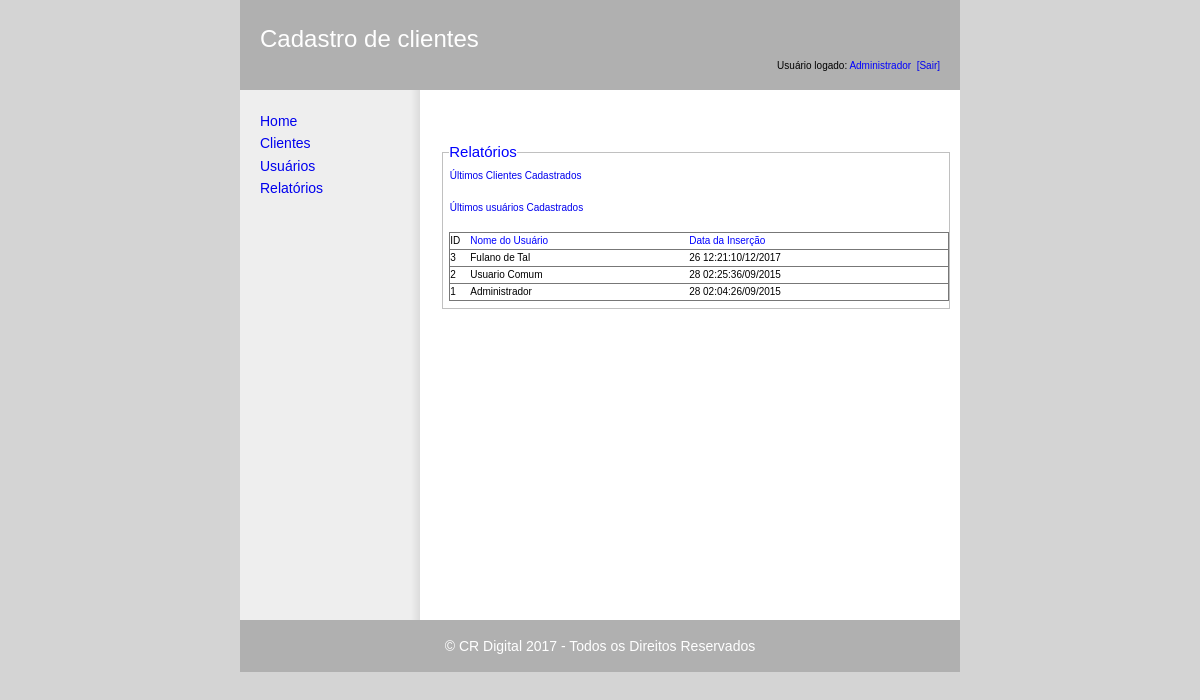
The page /cadCliente/relatorios.php?relCadUser=0 (signed in) on the database its author committed.
### tables this page shows
CREATE TABLE `usuario` (
  `idUsuario` int(11) NOT NULL,
  `nome` varchar(155) NOT NULL,
  `login` varchar(100) NOT NULL,
  `senha` varchar(32) NOT NULL,
  `status` int(1) NOT NULL,
  `data_cad` datetime NOT NULL,
  `nivel_de_acesso_id` int(1) NOT NULL
);

### cadCliente/source/php/Conexao.class.php (called while the page is built, shortened)
<?php
class Conexao
{
	public $host       = "localhost";
	public $user       = "php_mysql";
	public $pass       = "12345";
	public $dbBase     = "php_mysql";
	public $erro       = "Falha na conexao com MySql.";
	private $link      = "";
	public function conectaBase()
	{
		$lnk = @mysqli_connect($this->host,$this->user,$this->pass, $this->dbBase)or die($this->erro);
		$this->link = $lnk;
	}
	public function getLink()
	{
		return $this->link;
	}
}
?>

### cadCliente/relatorios.php (the view, shortened to what this page needs)
<?php
$conn = new Conexao();
$conn->conectaBase();
if($_GET['relCadCli'] == '0')
{
	$sql   = "SELECT * FROM cliente ORDER BY idCliente DESC LIMIT 3";
	$query = @mysqli_query($conn->getLink(),$sql);
}
else if($_GET['relCadUser'] == '0')
{
	$sql   = "SELECT * FROM usuario ORDER BY idUsuario DESC LIMIT 3";
	$query = @mysqli_query($conn->getLink(), $sql);
}
?>
<!doctype html>
<html lang='pt-br'>
<head>
	<link rel='stylesheet' href='source/css/normalize.css'>
	<link rel='stylesheet' href='source/css/geral.css'>
</head>
<body onLoad="document.frmCadCliente.nome.focus()">
<div id="wrapper">
<div id="branding">
<?php include "source/php/head.php";?>
</div>
<div id="content">
<p>&nbsp;</p>
<div class="form">
<fieldset>
<legend>Relatórios</legend>
<table>
<tr>
	<td colspan="3">
		<a href="relatorios.php?relCadCli=0">Últimos Clientes Cadastrados</a>
	</td>
</tr>
<tr>
	<td colspan="3">&nbsp;</td>
</tr>
<tr>
	<td colspan="3">
		<a href="relatorios.php?relCadUser=0">Últimos usuários Cadastrados</a>
	</td>
</tr>
<?php if($_GET['relCadUser'] == '0'){?>
<tr>
	<td colspan="3">&nbsp;</td>
</tr>
<tr style="border: 1px solid #777;">
	<td width="20">ID</td>
	<td style="color:blue;">Nome do Usuário</td>
	<td style="color:blue;">Data da Inserção</td>
</tr>
<?php while($linha = @mysqli_fetch_assoc($query)){?>
<tr style="border: 1px solid #777;">
	<?php if($_SESSION['pf_tipo'] == 'ad'){?>
	<td width="20">
		<a class="link" href="usuarios.php?idUsuario=<?php echo $linha['idUsuario'];?>"><?php echo $linha['idUsuario'];?></a>
	</td>
	<td>
		<a class="link" href="usuarios.php?idUsuario=<?php echo $linha['idUsuario'];?>"><?php echo $linha['nome'];?></a>
	</td>
	<td>
		<a class="link" href="usuarios.php?idUsuario=<?php echo $linha['idUsuario'];?>">
			<?php
				$data = $linha['data_cad'];
				$dt_exp = explode('-', $data);
				$dt_pt = $dt_exp[2].'/'.$dt_exp[1].'/'.$dt_exp[0];
				echo $dt_pt;
			?>
		</a>
	</td>
	<?php }else{?>
	<td width="20"><?php echo $linha['idUsuario'];?></td>
	<td><?php echo $linha['nome'];?></td>
	<td>
		<?php
			$data = $linha['data_cad'];
			$dt_exp = explode('-', $data);
			$dt_pt = $dt_exp[2].'/'.$dt_exp[1].'/'.$dt_exp[0];
			echo $dt_pt;
		?>
	</td>
	<?php }?>
</tr>
<?php }}?>
</table>
</fieldset>
</div>
<br>
</div>
<ul id="mainNav">
<?php include "source/php/menu.php"?>
</ul>
<div id="footer">
<p> &copy; CR Digital <?php echo @date('Y');?> - Todos os Direitos Reservados </p>
</div>
</div>
</body>
</html>

### cadCliente/source/css/geral.css (style rules this page uses)
body { font: 62.5%/1.6 "Lucida Grande", "Lucida Sans", "Lucida Sans Unicode", Verdana, sans-serif; background-color:#D4D4D4; }
a { text-decoration:none; }
h3, h4 ,p { text-align:center; }
p, li { font-size: 1.4em; }
h1, h2, p { margin: 1em 0; }
#branding { height: 50px; background-color:#b0b0b0; padding: 20px; }
#mainNav { list-style: none; }
#footer { background-color:#b0b0b0; padding: 1px 20px; }
body { text-align: center; min-width: 760px; }
#wrapper { width: 720px; margin: 0 auto; text-align: left; background: #fff url(../../images/nav-bg-fixed.gif) repeat-y left top; }
#content { width: 520px; height: 530px; float: right; }
#mainNav { width: 180px; float: left; }
#footer { clear: both; color: #FFF; text-align:center; }
#mainNav { padding-top: 20px; padding-bottom: 20px; }
#content * { padding-right: 20px; }
#content * * { padding-right: 0; }
.form, table { width:500px; }
legend { color:blue; font-size:15px; }

### rows shown on the page
usuario: idUsuario "3", nome "Fulano de Tal", data_cad "26 12:21:10/12/2017"
usuario: idUsuario "2", nome "Usuario Comum", data_cad "28 02:25:36/09/2015"
usuario: idUsuario "1", nome "Administrador", data_cad "28 02:04:26/09/2015"

### other values the page prints
$_SESSION['pf_nome'] "Administrador"
